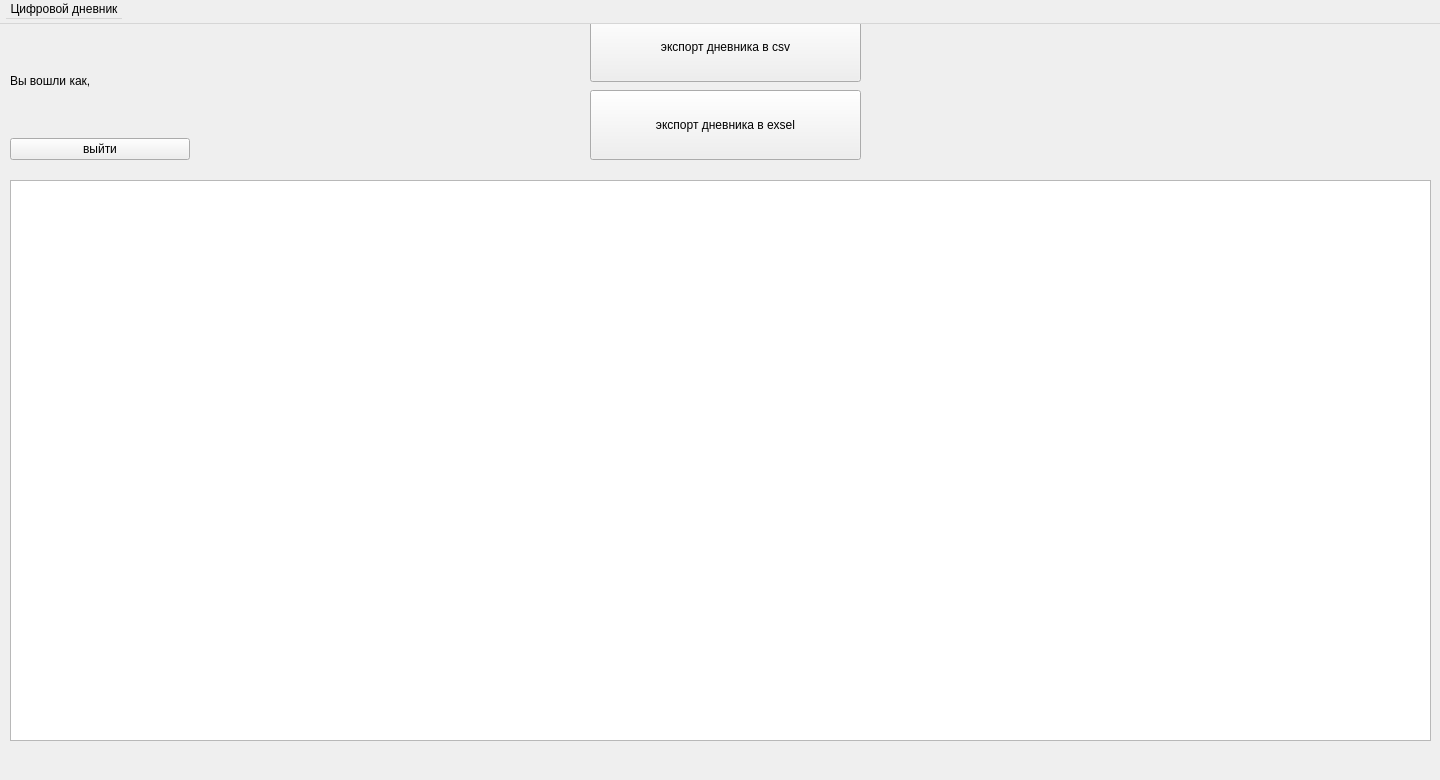
<?xml version="1.0" encoding="UTF-8"?>
<ui version="4.0">
 <class>MainWindow</class>
 <widget class="QWidget" name="MainWindow">
  <property name="geometry">
   <rect>
    <x>0</x>
    <y>0</y>
    <width>1440</width>
    <height>780</height>
   </rect>
  </property>
  <property name="minimumSize">
   <size>
    <width>1440</width>
    <height>780</height>
   </size>
  </property>
  <property name="maximumSize">
   <size>
    <width>1440</width>
    <height>780</height>
   </size>
  </property>
  <property name="windowTitle">
   <string>MainWindow</string>
  </property>
  <widget class="QWidget" name="centralwidget">
   <widget class="QWidget" name="horizontalLayoutWidget">
    <property name="geometry">
     <rect>
      <x>590</x>
      <y>10</y>
      <width>271</width>
      <height>154</height>
     </rect>
    </property>
    <layout class="QHBoxLayout" name="horizontalLayout">
     <item>
      <layout class="QVBoxLayout" name="verticalLayout_2">
       <item>
        <widget class="QPushButton" name="pushButton_2">
         <property name="minimumSize">
          <size>
           <width>0</width>
           <height>70</height>
          </size>
         </property>
         <property name="text">
          <string>экспорт дневника в csv</string>
         </property>
        </widget>
       </item>
       <item>
        <widget class="QPushButton" name="pushButton_3">
         <property name="minimumSize">
          <size>
           <width>0</width>
           <height>70</height>
          </size>
         </property>
         <property name="text">
          <string>экспорт дневника в exsel</string>
         </property>
        </widget>
       </item>
      </layout>
     </item>
    </layout>
   </widget>
   <widget class="QWidget" name="verticalLayoutWidget_4">
    <property name="geometry">
     <rect>
      <x>10</x>
      <y>30</y>
      <width>181</width>
      <height>151</height>
     </rect>
    </property>
    <layout class="QVBoxLayout" name="verticalLayout_4">
     <item>
      <widget class="QLabel" name="greetingLabel">
       <property name="maximumSize">
        <size>
         <width>16777215</width>
         <height>60</height>
        </size>
       </property>
       <property name="text">
        <string>Вы вошли как, </string>
       </property>
      </widget>
     </item>
     <item>
      <widget class="QPushButton" name="logoutButton">
       <property name="maximumSize">
        <size>
         <width>180</width>
         <height>16777215</height>
        </size>
       </property>
       <property name="text">
        <string>выйти</string>
       </property>
      </widget>
     </item>
    </layout>
   </widget>
   <widget class="QTableWidget" name="tableWidget">
    <property name="geometry">
     <rect>
      <x>10</x>
      <y>180</y>
      <width>1421</width>
      <height>561</height>
     </rect>
    </property>
   </widget>
  </widget>
  <widget class="QMenuBar" name="menuBar">
   <property name="geometry">
    <rect>
     <x>0</x>
     <y>0</y>
     <width>1440</width>
     <height>24</height>
    </rect>
   </property>
   <widget class="QMenu" name="menu">
    <property name="title">
     <string>Цифровой дневник</string>
    </property>
    <addaction name="action_about"/>
   </widget>
   <addaction name="menu"/>
  </widget>
  <action name="actionkvf">
   <property name="text">
    <string>kvf</string>
   </property>
  </action>
  <action name="action_about">
   <property name="text">
    <string>О программе</string>
   </property>
  </action>
  <action name="action_quit">
   <property name="text">
    <string>Закрыть</string>
   </property>
  </action>
 </widget>
 <resources/>
 <connections/>
</ui>
